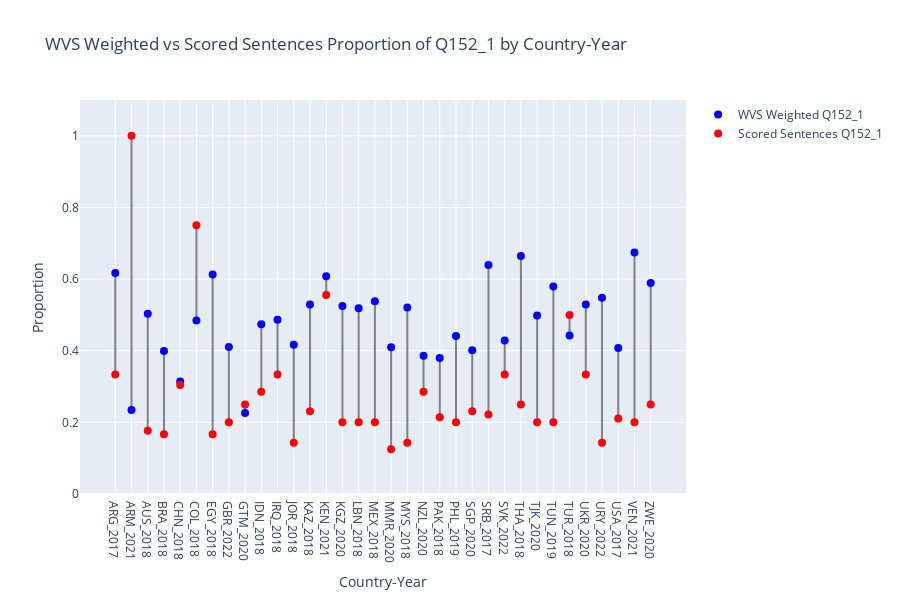

Notebook code for this chart:
### Code cell
## (Visualization -III) ##

# This script compares proportions of a specific Q152 survey response between scored sentences and WVS data at the country-year level.
# It aggregates sentence counts and computes proportions per country-year in the scored predictions.
# It filters the WVS data to matching country-year pairs and computes weighted response proportions using survey weights.
# The code then merges both datasets and visualizes their proportions with connecting lines to compare distributions.
# The plot uses country-year labels on the x-axis and proportion values on the y-axis, with vertical lines visually highlighting differences between WVS survey and scored sentence proportions.
# Finally, it calculates and prints the Pearson correlation between the weighted WVS proportions and scored sentence proportions.

%run visualize_prop_diffs.py

### Figure 1 — Plotly figure (JSON) as saved in the notebook; plotly's stock layout.template omitted (floating-point values rounded to 4 significant figures)
{"data": [{"hoverinfo": "skip", "line": {"color": "gray"}, "mode": "lines", "showlegend": false, "type": "scatter", "x": ["ARG_2017", "ARG_2017"], "y": [0.6171, 0.3333]}, {"hoverinfo": "skip", "line": {"color": "gray"}, "mode": "lines", "showlegend": false, "type": "scatter", "x": ["ARM_2021", "ARM_2021"], "y": [0.2347, 1]}, {"hoverinfo": "skip", "line": {"color": "gray"}, "mode": "lines", "showlegend": false, "type": "scatter", "x": ["AUS_2018", "AUS_2018"], "y": [0.503, 0.1765]}, {"hoverinfo": "skip", "line": {"color": "gray"}, "mode": "lines", "showlegend": false, "type": "scatter", "x": ["BRA_2018", "BRA_2018"], "y": [0.399, 0.1667]}, {"hoverinfo": "skip", "line": {"color": "gray"}, "mode": "lines", "showlegend": false, "type": "scatter", "x": ["CHN_2018", "CHN_2018"], "y": [0.3142, 0.3043]}, {"hoverinfo": "skip", "line": {"color": "gray"}, "mode": "lines", "showlegend": false, "type": "scatter", "x": ["COL_2018", "COL_2018"], "y": [0.4842, 0.75]}, {"hoverinfo": "skip", "line": {"color": "gray"}, "mode": "lines", "showlegend": false, "type": "scatter", "x": ["EGY_2018", "EGY_2018"], "y": [0.6125, 0.1667]}, {"hoverinfo": "skip", "line": {"color": "gray"}, "mode": "lines", "showlegend": false, "type": "scatter", "x": ["GBR_2022", "GBR_2022"], "y": [0.4101, 0.2]}, {"hoverinfo": "skip", "line": {"color": "gray"}, "mode": "lines", "showlegend": false, "type": "scatter", "x": ["GTM_2020", "GTM_2020"], "y": [0.2262, 0.25]}, {"hoverinfo": "skip", "line": {"color": "gray"}, "mode": "lines", "showlegend": false, "type": "scatter", "x": ["IDN_2018", "IDN_2018"], "y": [0.4738, 0.2857]}, {"hoverinfo": "skip", "line": {"color": "gray"}, "mode": "lines", "showlegend": false, "type": "scatter", "x": ["IRQ_2018", "IRQ_2018"], "y": [0.4867, 0.3333]}, {"hoverinfo": "skip", "line": {"color": "gray"}, "mode": "lines", "showlegend": false, "type": "scatter", "x": ["JOR_2018", "JOR_2018"], "y": [0.4165, 0.1429]}, {"hoverinfo": "skip", "line": {"color": "gray"}, "mode": "lines", "showlegend": false, "type": "scatter", "x": ["KAZ_2018", "KAZ_2018"], "y": [0.529, 0.2308]}, {"hoverinfo": "skip", "line": {"color": "gray"}, "mode": "lines", "showlegend": false, "type": "scatter", "x": ["KEN_2021", "KEN_2021"], "y": [0.6082, 0.5556]}, {"hoverinfo": "skip", "line": {"color": "gray"}, "mode": "lines", "showlegend": false, "type": "scatter", "x": ["KGZ_2020", "KGZ_2020"], "y": [0.525, 0.2]}, {"hoverinfo": "skip", "line": {"color": "gray"}, "mode": "lines", "showlegend": false, "type": "scatter", "x": ["LBN_2018", "LBN_2018"], "y": [0.5183, 0.2]}, {"hoverinfo": "skip", "line": {"color": "gray"}, "mode": "lines", "showlegend": false, "type": "scatter", "x": ["MEX_2018", "MEX_2018"], "y": [0.5382, 0.2]}, {"hoverinfo": "skip", "line": {"color": "gray"}, "mode": "lines", "showlegend": false, "type": "scatter", "x": ["MMR_2020", "MMR_2020"], "y": [0.41, 0.125]}, {"hoverinfo": "skip", "line": {"color": "gray"}, "mode": "lines", "showlegend": false, "type": "scatter", "x": ["MYS_2018", "MYS_2018"], "y": [0.5209, 0.1429]}, {"hoverinfo": "skip", "line": {"color": "gray"}, "mode": "lines", "showlegend": false, "type": "scatter", "x": ["NZL_2020", "NZL_2020"], "y": [0.386, 0.2857]}, {"hoverinfo": "skip", "line": {"color": "gray"}, "mode": "lines", "showlegend": false, "type": "scatter", "x": ["PAK_2018", "PAK_2018"], "y": [0.3794, 0.2143]}, {"hoverinfo": "skip", "line": {"color": "gray"}, "mode": "lines", "showlegend": false, "type": "scatter", "x": ["PHL_2019", "PHL_2019"], "y": [0.4408, 0.2]}, {"hoverinfo": "skip", "line": {"color": "gray"}, "mode": "lines", "showlegend": false, "type": "scatter", "x": ["SGP_2020", "SGP_2020"], "y": [0.4016, 0.2308]}, {"hoverinfo": "skip", "line": {"color": "gray"}, "mode": "lines", "showlegend": false, "type": "scatter", "x": ["SRB_2017", "SRB_2017"], "y": [0.6396, 0.2222]}, {"hoverinfo": "skip", "line": {"color": "gray"}, "mode": "lines", "showlegend": false, "type": "scatter", "x": ["SVK_2022", "SVK_2022"], "y": [0.4283, 0.3333]}, {"hoverinfo": "skip", "line": {"color": "gray"}, "mode": "lines", "showlegend": false, "type": "scatter", "x": ["THA_2018", "THA_2018"], "y": [0.6647, 0.25]}, {"hoverinfo": "skip", "line": {"color": "gray"}, "mode": "lines", "showlegend": false, "type": "scatter", "x": ["TJK_2020", "TJK_2020"], "y": [0.4983, 0.2]}, {"hoverinfo": "skip", "line": {"color": "gray"}, "mode": "lines", "showlegend": false, "type": "scatter", "x": ["TUN_2019", "TUN_2019"], "y": [0.5795, 0.2]}, {"hoverinfo": "skip", "line": {"color": "gray"}, "mode": "lines", "showlegend": false, "type": "scatter", "x": ["TUR_2018", "TUR_2018"], "y": [0.4422, 0.5]}, {"hoverinfo": "skip", "line": {"color": "gray"}, "mode": "lines", "showlegend": false, "type": "scatter", "x": ["UKR_2020", "UKR_2020"], "y": [0.5291, 0.3333]}, {"hoverinfo": "skip", "line": {"color": "gray"}, "mode": "lines", "showlegend": false, "type": "scatter", "x": ["URY_2022", "URY_2022"], "y": [0.548, 0.1429]}, {"hoverinfo": "skip", "line": {"color": "gray"}, "mode": "lines", "showlegend": false, "type": "scatter", "x": ["USA_2017", "USA_2017"], "y": [0.4076, 0.2105]}, {"hoverinfo": "skip", "line": {"color": "gray"}, "mode": "lines", "showlegend": false, "type": "scatter", "x": ["VEN_2021", "VEN_2021"], "y": [0.6739, 0.2]}, {"hoverinfo": "skip", "line": {"color": "gray"}, "mode": "lines", "showlegend": false, "type": "scatter", "x": ["ZWE_2020", "ZWE_2020"], "y": [0.5893, 0.25]}, {"hovertemplate": "%{x}<br>WVS Weighted Proportion: %{y:.2f}<extra></extra>", "marker": {"color": "blue", "size": 8}, "mode": "markers", "name": "WVS Weighted Q152_1", "type": "scatter", "x": ["ARG_2017", "ARM_2021", "AUS_2018", "BRA_2018", "CHN_2018", "COL_2018", "EGY_2018", "GBR_2022", "GTM_2020", "IDN_2018", "IRQ_2018", "JOR_2018", "KAZ_2018", "KEN_2021", "KGZ_2020", "LBN_2018", "MEX_2018", "MMR_2020", "MYS_2018", "NZL_2020", "PAK_2018", "PHL_2019", "SGP_2020", "SRB_2017", "SVK_2022", "THA_2018", "TJK_2020", "TUN_2019", "TUR_2018", "UKR_2020", "URY_2022", "USA_2017", "VEN_2021", "ZWE_2020"], "y": [0.6171, 0.2347, 0.503, 0.399, 0.3142, 0.4842, 0.6125, 0.4101, 0.2262, 0.4738, 0.4867, 0.4165, 0.529, 0.6082, 0.525, 0.5183, 0.5382, 0.41, 0.5209, 0.386, 0.3794, 0.4408, 0.4016, 0.6396, 0.4283, 0.6647, 0.4983, 0.5795, 0.4422, 0.5291, 0.548, 0.4076, 0.6739, 0.5893]}, {"hovertemplate": "%{x}<br>Sentence Proportion: %{y:.2f}<extra></extra>", "marker": {"color": "red", "size": 8}, "mode": "markers", "name": "Scored Sentences Q152_1", "type": "scatter", "x": ["ARG_2017", "ARM_2021", "AUS_2018", "BRA_2018", "CHN_2018", "COL_2018", "EGY_2018", "GBR_2022", "GTM_2020", "IDN_2018", "IRQ_2018", "JOR_2018", "KAZ_2018", "KEN_2021", "KGZ_2020", "LBN_2018", "MEX_2018", "MMR_2020", "MYS_2018", "NZL_2020", "PAK_2018", "PHL_2019", "SGP_2020", "SRB_2017", "SVK_2022", "THA_2018", "TJK_2020", "TUN_2019", "TUR_2018", "UKR_2020", "URY_2022", "USA_2017", "VEN_2021", "ZWE_2020"], "y": [0.3333, 1.0, 0.1765, 0.1667, 0.3043, 0.75, 0.1667, 0.2, 0.25, 0.2857, 0.3333, 0.1429, 0.2308, 0.5556, 0.2, 0.2, 0.2, 0.125, 0.1429, 0.2857, 0.2143, 0.2, 0.2308, 0.2222, 0.3333, 0.25, 0.2, 0.2, 0.5, 0.3333, 0.1429, 0.2105, 0.2, 0.25]}], "layout": {"height": 600, "hovermode": "x unified", "title": {"text": "WVS Weighted vs Scored Sentences Proportion of Q152_1 by Country-Year"}, "xaxis": {"title": {"text": "Country-Year"}}, "yaxis": {"range": [0, 1.1], "title": {"text": "Proportion"}}}}
